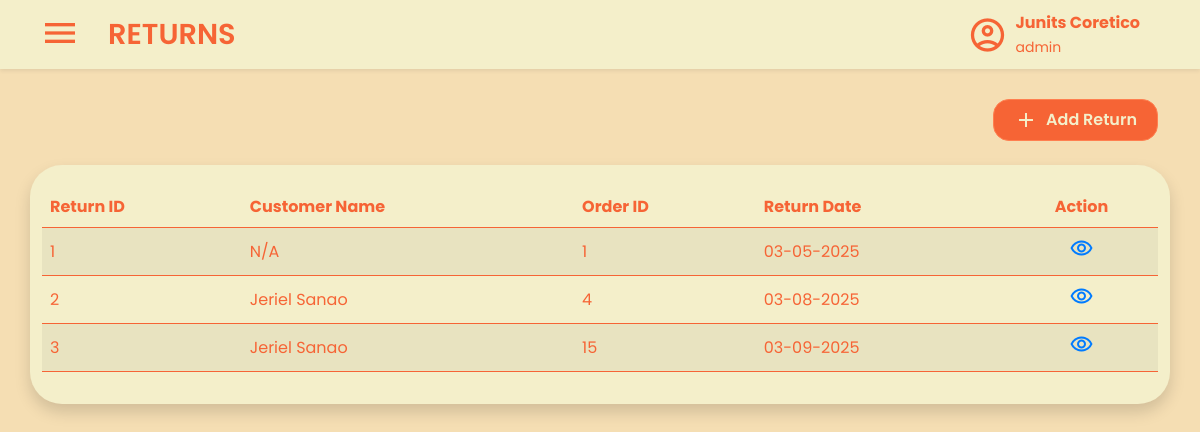
Page /views/returns.php (signed in) on the committed database.
### tables this page shows
CREATE TABLE `returns` (
  `ReturnID` int(11) NOT NULL AUTO_INCREMENT,
  `CustomerID` int(11) DEFAULT NULL,
  `OrderID` int(11) DEFAULT NULL,
  `ReturnDate` datetime NOT NULL,
  `Reason` text DEFAULT NULL,
  `Created_At` datetime NOT NULL DEFAULT current_timestamp(),
  `Created_By` int(11) NOT NULL,
  `Updated_At` datetime NOT NULL DEFAULT current_timestamp() ON UPDATE current_timestamp(),
  `Updated_By` int(11) NOT NULL,
  PRIMARY KEY (`ReturnID`),
  KEY `CustomerID` (`CustomerID`),
  KEY `OrderID` (`OrderID`),
  KEY `Created_By` (`Created_By`),
  KEY `Updated_By` (`Updated_By`)
);

CREATE TABLE `customers` (
  `CustomerID` int(11) NOT NULL AUTO_INCREMENT,
  `Name` varchar(50) DEFAULT NULL,
  `Address` text DEFAULT NULL,
  `PhoneNumber` varchar(255) DEFAULT NULL,
  `Created_At` datetime NOT NULL DEFAULT current_timestamp(),
  `Created_By` int(11) NOT NULL,
  `Updated_At` datetime NOT NULL DEFAULT current_timestamp() ON UPDATE current_timestamp(),
  `Updated_By` int(11) NOT NULL,
  PRIMARY KEY (`CustomerID`),
  KEY `Created_By` (`Created_By`),
  KEY `Updated_By` (`Updated_By`)
);

### views/returns.php (the view, shortened to what this page needs)
<?php
include '../database/database.php';
$stmt = $conn->prepare("
    SELECT r.ReturnID, c.Name AS CustomerName, c.Address, c.PhoneNumber, r.OrderID, r.ReturnDate, r.Reason
    FROM returns r
    LEFT JOIN customers c ON r.CustomerID = c.CustomerID
");
$stmt->execute();
$returns = $stmt->get_result();
?>
<!DOCTYPE html>
<html lang="en">
<head>
  <link rel="stylesheet" href="../statics/css/bootstrap.min.css" />
  <link rel="stylesheet" href="../statics/products-style.css" />
  <link rel="stylesheet" href="../statics/style.css" />
</head>
<body class="main">
  <nav class="navbar bg-body-tertiary fixed-top shadow-sm">
    <div class="container-fluid">
      <div class="d-flex align-items-center">
        <button class="navbar-toggler mx-3 border-0 shadow-none" type="button" data-bs-toggle="offcanvas" data-bs-target="#offcanvasNavbar" aria-controls="offcanvasNavbar" aria-label="Toggle navigation">
          <span class="material-icons-outlined navbar-icon">menu</span>
        </button>
        <a class="navbar-brand fw-semibold" href="returns.php">RETURNS</a>
      </div>
      <div class="d-flex align-items-center me-5 ms-auto">
        <span class="material-icons-outlined me-2 fs-1">account_circle</span>
        <div>
          <p class="fw-bold mb-0"><?php echo htmlspecialchars($_SESSION['first_name'] . ' ' . $_SESSION['last_name']); ?></p>
          <small class="mt-0"><?php echo htmlspecialchars($_SESSION['role']); ?></small>
        </div>
      </div>
    </div>
  </nav>
  <div class="container mt-4 pt5">
    <div class="row align-items-center justify-content-end">
      <div class="col-md-auto d-flex gap-2">
        <button type="button" class="btn btn-primary add-product-button d-flex align-items-center gap-2 py-2 rounded-4" data-bs-toggle="modal" data-bs-target="#staticBackdrop">
          <span class="material-icons-outlined">add</span>
          <span>Add Return</span>
        </button>
      </div>
      <div class="container-fluid mt-4 rounded-5 shadow">
        <div class="table-responsive mb-3">
          <table class="table table-striped rounded-3">
            <thead>
              <tr>
                <th>Return ID</th>
                <th>Customer Name</th>
                <th>Order ID</th>
                <th>Return Date</th>
                <th class="text-center">Action</th>
              </tr>
            </thead>
            <tbody>
              <?php while ($row = $returns->fetch_assoc()): ?>
                <tr>
                  <td class="align-middle"><?php echo htmlspecialchars($row['ReturnID']); ?></td>
                  <td class="align-middle"><?php echo htmlspecialchars($row['CustomerName'] ?? 'N/A'); ?></td>
                  <td class="align-middle"><?php echo htmlspecialchars($row['OrderID'] ?? 'N/A'); ?></td>
                  <td class="align-middle"><?php echo htmlspecialchars(date('m-d-Y', strtotime($row['ReturnDate']))); ?></td>
                  <td class="align-middle text-center">
                    <span class="material-icons-outlined clickable-icon"
                      data-bs-toggle="modal" data-bs-target="#viewReturnModal"
                      data-return-id="<?php echo $row['ReturnID']; ?>"
                      data-customer-name="<?php echo htmlspecialchars($row['CustomerName'] ?? 'N/A'); ?>"
                      data-address="<?php echo htmlspecialchars($row['Address'] ?? 'N/A'); ?>"
                      data-phone-number="<?php echo htmlspecialchars($row['PhoneNumber'] ?? 'N/A'); ?>"
                      data-order-id="<?php echo htmlspecialchars($row['OrderID'] ?? 'N/A'); ?>"
                      data-return-date="<?php echo htmlspecialchars(date('Y-m-d', strtotime($row['ReturnDate']))); ?>"
                      data-reason="<?php echo htmlspecialchars($row['Reason'] ?? 'N/A'); ?>">
                    </span>
                  </td>
                </tr>
              <?php endwhile; ?>
            </tbody>
          </table>
        </div>
      </div>
    </div>
  </div>
</body>
</html>

### statics/products-style.css (style rules this page uses)
:root { --color-1: #f66435; --color-2: #f4efca; --color-3: #f5deb3; --color-4: #ff7f50; --color-5: #d49066; }
body { padding-top: 35px; }
.container { padding-top: 2.5em !important; }
.container-fluid { background-color: var(--color-2) !important; }
.btn.add-product-button { background-color: var(--color-1) !important; border-color: var(--color-4) !important; color: var(--color-2) !important; font-weight: 600; padding: 10px 20px; transition: all 0.3s ease-in-out !important; }
.table { background-color: #f4efca !important; color: #f66435 !important; margin-top: 2%; border-color: var(--color-1) !important; border-radius: 3px; }
.table th, .table td { background-color: #f4efca !important; color: #f66435 !important; border-color: var(--color-1) !important; }
.table thead th { background-color: #f4efca !important; color: #f66435 !important; border-color: var(--color-1) !important; }
.table tbody tr { background-color: #f4efca !important; border-color: var(--color-1) !important; }
.table td:last-child { text-align: center !important; }
.table th:last-child { text-align: center !important; }
.clickable-icon { cursor: pointer; }

### statics/style.css (style rules this page uses)
:root { --color-1: #f66435; --color-2: #f4efca; --color-3: #f5deb3; --color-4: #ff7f50; --color-5: #d49066; --color-1-rgb: 246, 100, 53; }
* { font-family: "Poppins", sans-serif; }
.main { background-color: var(--color-3); }
p { color: var(--color-1); }
.btn-primary { background-color: #ff5733; border-color: #d43f00; color: white; padding: 12px 20px; border-radius: 8px; transition: background-color 0.3s ease, transform 0.2s ease; }
nav.navbar { background-color: var(--color-2) !important; color: var(--color-1) !important; }
.navbar-brand { font-size: 1.8em !important; color: var(--color-1) !important; }
.navbar .navbar-toggler .navbar-icon { color: var(--color-1) !important; font-size: 2em; }

### views/returns.php (style rules this page uses)
.clickable-icon { cursor: pointer; color: #007bff; }

### rows in the picture
returns: ReturnID "1", CustomerName "N/A", OrderID "1", ReturnDate "03-05-2025"
returns: ReturnID "2", CustomerID.Name "Jeriel Sanao", OrderID "4", ReturnDate "03-08-2025"
returns: ReturnID "3", CustomerID.Name "Jeriel Sanao", OrderID "15", ReturnDate "03-09-2025"

### other values in the picture
$_SESSION['first_name'] . ' ' . $_SESSION['last_name'] "Junits Coretico"
$_SESSION['role'] "admin"
